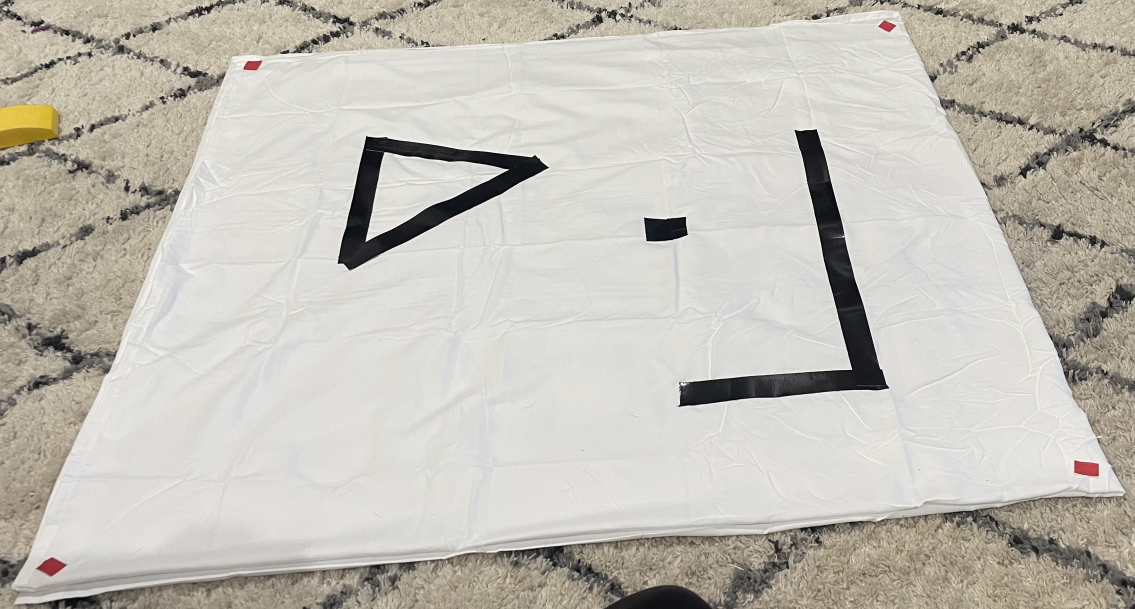
#> input picture InitialFunctionality/CentralCommand/bev_transform/test1.jpg, 3403 x 1827 px (shown at 1/3 size)
$ python bev_transform.py
#> lines starting #> are read from the running program, lines starting #| are printed output that depends on the picture; after the words box and inside, x2 and y2 are one past the last pixel; in counts of white or black regions, pixels touching at a corner belong together
import cv2
import numpy as np
from scipy.spatial import distance as dist


def order_points(pts):
    # sort points by x-coords
    xSorted = pts[np.argsort(pts[:, 0]), :]

    # get left-most and right-most points
    leftMost = xSorted[:2, :]
    rightMost = xSorted[2:, :]

    # sort left points by y-coords to get top-left and bottom-left
    leftMost = leftMost[np.argsort(leftMost[:, 1]), :]
    (tl, bl) = leftMost

    # use top-left as anchor to find bottom-right using euclidean distance
    D = dist.cdist(tl[np.newaxis], rightMost, "euclidean")[0]
    (br, tr) = rightMost[np.argsort(D)[::-1], :]

    # return coordinates in order: top-left, top-right, bottom-right, bottom-left
    return np.array([tl, tr, br, bl], dtype="float32")


# load image
image = cv2.imread("test1.jpg")
#> image is the input picture: shape (1827, 3403, 3); mean B, G, R 182.5, 190.9, 194.3

# convert to hsv for color detection
hsv = cv2.cvtColor(image, cv2.COLOR_BGR2HSV)
#> hsv: shape (1827, 3403, 3); mean H, S, V 27.4, 19, 194.5

# define the range of red color in HSV
# may change depending on the lighting conditions and the exact color red of the marker we end up using
# lower_red = np.array([153, 58, 116])
# upper_red = np.array([179, 150, 177])
lower_red = np.array([160, 100, 100])
upper_red = np.array([180, 255, 255])

# create mask for red colors
blurred = cv2.GaussianBlur(hsv, (5, 5), 0)
#> blurred: shape (1827, 3403, 3); mean H, S, V 27.4, 19, 194.5
mask = cv2.inRange(hsv, lower_red, upper_red)
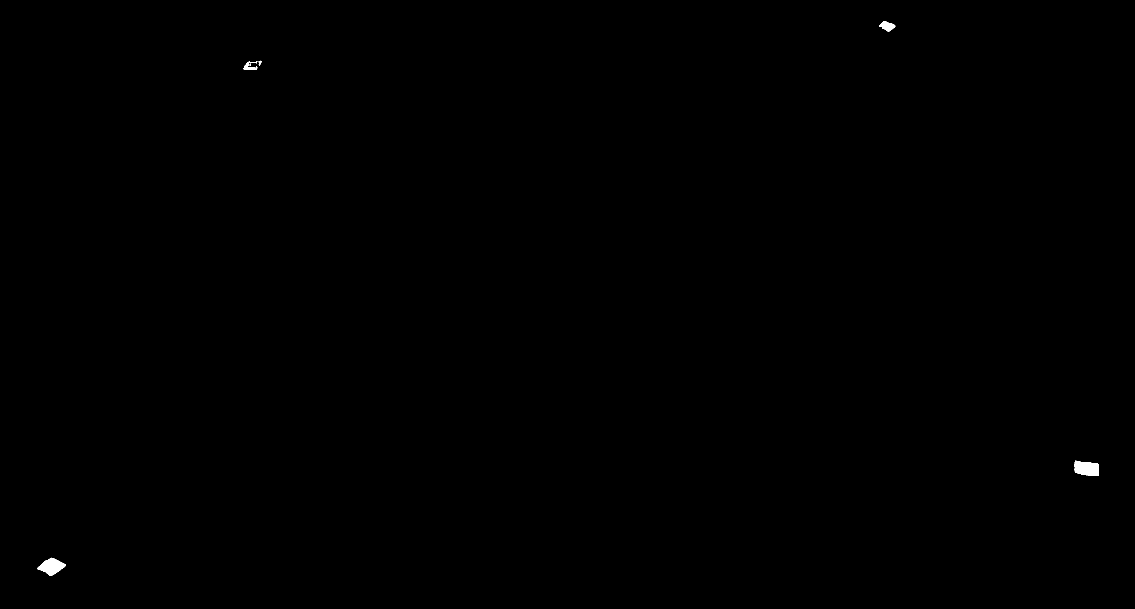
#> mask: shape (1827, 3403) (shown at 1/3 size); 0.11% white; 8 white regions (2 under 20 px)

# find contours in mask
contours, _ = cv2.findContours(mask, cv2.RETR_EXTERNAL, cv2.CHAIN_APPROX_SIMPLE)
#> contours = 8 contours, 2 with area under 20; largest, box (x1, y1, x2, y2) and area: (3224, 1382, 3296, 1428) 2578, (112, 1673, 198, 1728) 2470, (2637, 63, 2686, 94) 802, (731, 188, 772, 210) 336, (776, 182, 784, 197) 46, (747, 184, 772, 190) 32

# filter contours by size
# 100 seems to be a decent threshold, can be changed if need be
filtered_contours = [c for c in contours if cv2.contourArea(c) > 100]
#> filtered_contours = 4 contours; box (x1, y1, x2, y2) and area: (3224, 1382, 3296, 1428) 2578, (112, 1673, 198, 1728) 2470, (2637, 63, 2686, 94) 802, (731, 188, 772, 210) 336

# check for contours of the 4 red dots
if len(filtered_contours) == 4:
    centers = []
    for contour in filtered_contours:
        # get center of each contour
        M = cv2.moments(contour)
        if M["m00"] != 0:
            cx = int(M["m10"] / M["m00"])
            cy = int(M["m01"] / M["m00"])
            centers.append([cx, cy])

            # draw center for debugging
            cv2.circle(image, (cx, cy), 5, (0, 255, 0), -1)
#> this loop made 4 passes
#> (cx, cy) on passes 1 to 4: (154, 1699), (3260, 1405), (748, 202), (2661, 78)
#> after the loop, centers = [[154, 1699], [3260, 1405], [748, 202], [2661, 78]]

    # sort corner points
    sorted_corners = order_points(np.array(centers, dtype="float32"))
#> in order_points, `xSorted = pts[np.argsort(pts[:, 0]), :]`: xSorted = [[154, 1699], [748, 202], [2661, 78], [3260, 1405]]
#> in order_points, `leftMost = xSorted[:2, :]`: leftMost = [[154, 1699], [748, 202]]
#> in order_points, `rightMost = xSorted[2:, :]`: rightMost = [[2661, 78], [3260, 1405]]
#> in order_points, `leftMost = leftMost[np.argsort(leftMost[:, 1]), :]`: leftMost = [[748, 202], [154, 1699]]
#> in order_points, `(tl, bl) = leftMost`: tl = [748, 202]; bl = [154, 1699]
#> in order_points, `D = dist.cdist(tl[np.newaxis], rightMost, "euclidean")[0]`: D = [1917, 2785.2]
#> in order_points, `(br, tr) = rightMost[np.argsort(D)[::-1], :]`: br = [3260, 1405]; tr = [2661, 78]
#> sorted_corners = [[748, 202], [2661, 78], [3260, 1405], [154, 1699]]

    # draw corners on image to check order
    for i, corner in enumerate(sorted_corners):
        int_corner = (int(corner[0]), int(corner[1]))
        cv2.circle(image, int_corner, 5, (0, 255, 0), -1)
        cv2.putText(
            image, str(i), int_corner, cv2.FONT_HERSHEY_SIMPLEX, 1, (0, 0, 255), 2
        )
#> this loop made 4 passes

    # cv2.imshow("Corner Order", image)
    # cv2.waitKey(0)

    # set new width and height
    width, height = 2400, 1800

    # set shift values
    shift_x, shift_y = 35, 35

    # set destination points
    destination_points = np.float32(
        [
            [0 + shift_x, 0 + shift_y],
            [width - 1 - shift_x, 0 + shift_y],
            [width - 1 - shift_x, height - 1 - shift_y],
            [0 + shift_x, height - 1 - shift_y],
        ]
    )

    # get transformation matrix
    M = cv2.getPerspectiveTransform(sorted_corners, destination_points)
#> M = [[1.32, 0.542, -1060.9], [0.14, 2.17, -503.6], [8.17e-06, 0.000478, 1]]

    # warp image
    warped_image = cv2.warpPerspective(image, M, (width, height))
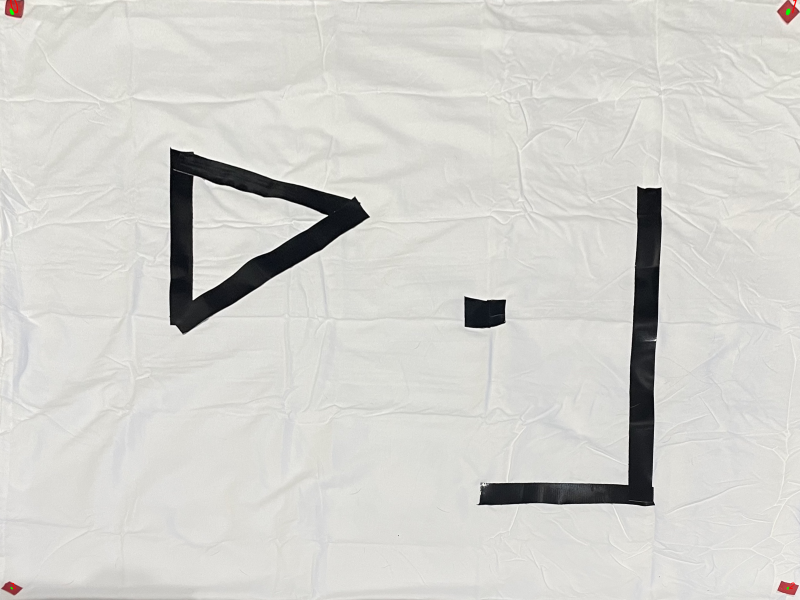
#> warped_image: shape (1800, 2400, 3) (shown at 1/3 size); mean B, G, R 205.7, 210, 210.6

    # show the original and warped image
    # cv2.imshow("Original Image", image)
    # cv2.imshow("Warped Image", warped_image)

    # save warped image
    cv2.imwrite("bev_map.jpg", warped_image)
    cv2.destroyAllWindows()
else:
    print("rectangle not detected.")
